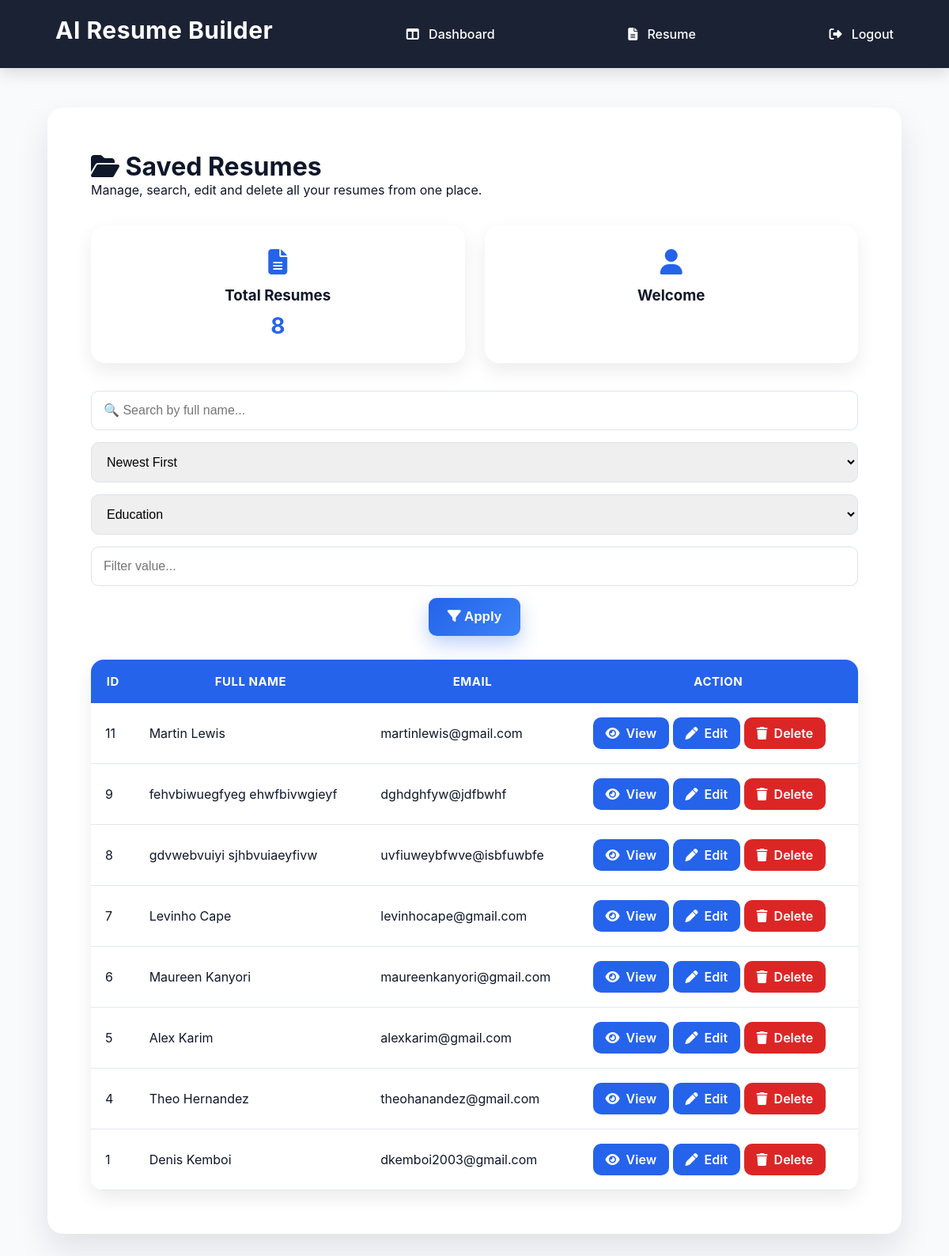
The page /dashboard (signed in) on the database as committed earlier.
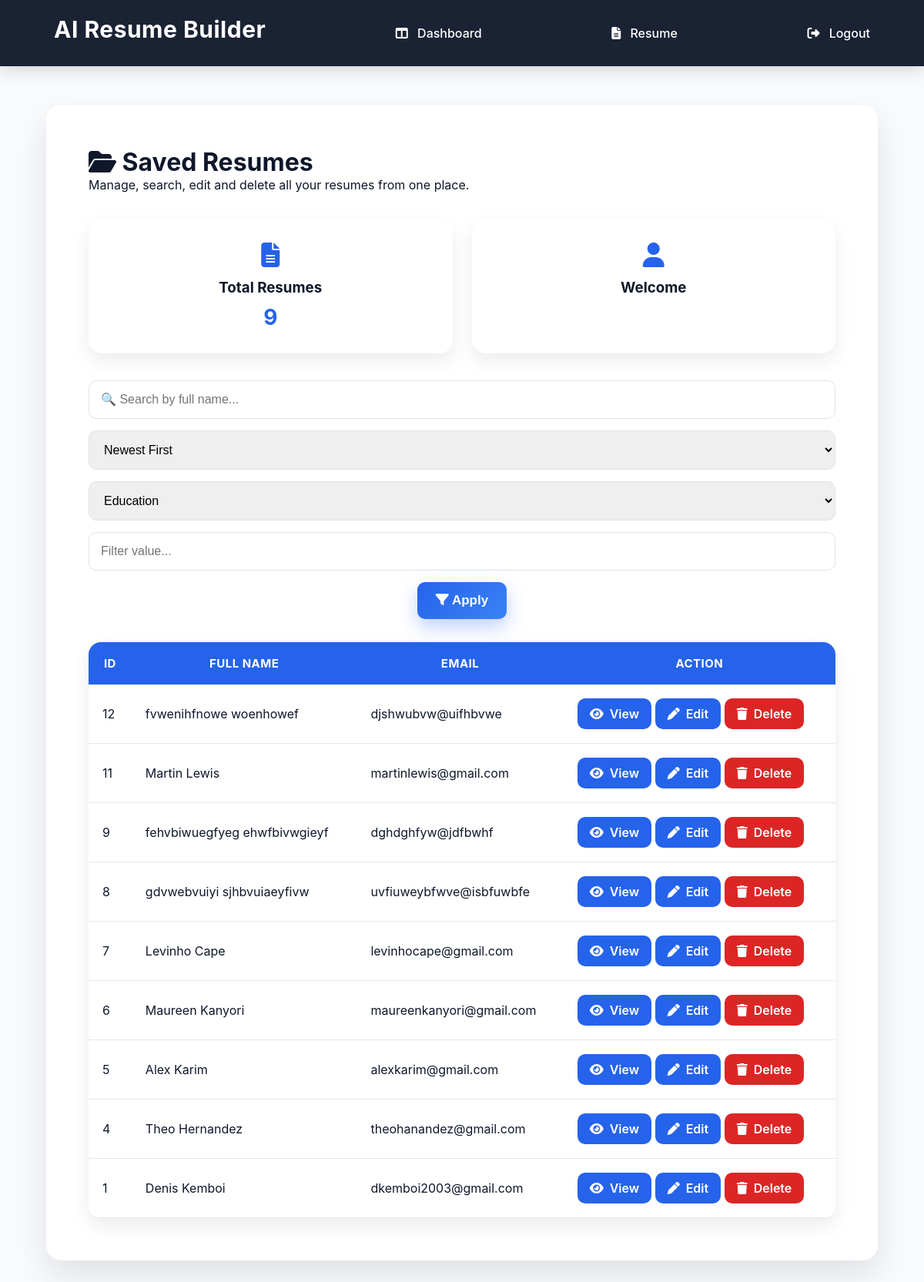
The same page on the database as committed later.
### tables this page shows
CREATE TABLE resumes(
            id INTEGER PRIMARY KEY AUTOINCREMENT,
            user_id INTEGER NOT NULL,
            full_name TEXT,
            email TEXT,
            phone TEXT,
            education TEXT,
            skills TEXT,
            experience TEXT,
            summary TEXT
        );

### app.py (the view)
@app.route("/dashboard")
def dashboard():
    if "user_id" not in session:
        return redirect(url_for("login"))
    user_id = session["user_id"]
    print(user_id)
    print(type(user_id))
    search_query = request.args.get("search", "")
    sort_by = request.args.get("sort", "newest")
    filter_type = request.args.get("filter_type", "")
    filter_value = request.args.get("filter_value", "")
    if search_query:
        resumes = search_resumes(user_id, search_query)
    elif filter_type and filter_value:
        resumes = filter_resumes(user_id, filter_type, filter_value)
    else:
        resumes = sort_resumes(user_id, sort_by)
    stats = get_dashboard_stats(user_id)
    return render_template(
        "dashboard.html",
        resumes=resumes,
        search_query=search_query,
        sort_by=sort_by,
        filter_type=filter_type,
        filter_value=filter_value,
        stats=stats
    )

### database/db.py (called while the page is built, shortened)
def sort_resumes(user_id, sort_by):
    conn = sqlite3.connect(DB_PATH)
    conn.row_factory = sqlite3.Row
    cursor = conn.cursor()
    if sort_by == "oldest":
        query = """
            SELECT id, full_name, email
            FROM resumes
            WHERE user_id = ?
            ORDER BY id ASC
        """
    else:
        query = """
            SELECT id, full_name, email
            FROM resumes
            WHERE user_id = ?
            ORDER BY id DESC
        """
    cursor.execute(query, (user_id,))
    resumes = cursor.fetchall()
    conn.close()
    return resumes

def get_dashboard_stats(user_id):
    conn = sqlite3.connect(DB_PATH)
    conn.row_factory = sqlite3.Row
    cursor = conn.cursor()
    cursor.execute("""
        SELECT COUNT(*)
        FROM resumes
        WHERE user_id = ?
    """, (user_id,))
    total_resumes = cursor.fetchone()[0]
    conn.close()
    return {
        "total_resumes": total_resumes
    }

### templates/dashboard.html (shortened to what this page needs)
{%extends  "base.html" %}
{% block content %}
<div class="resume-preview">
    <h1>
        <i class="fa-solid fa-folder-open"></i>
        Saved Resumes
    </h1>
    <p>
        Manage, search, edit and delete all your resumes from one place.
    </p>
    <div class="stats-container">
        <div class="stat-card">
            <i class="fa-solid fa-file-lines"></i>
            <h3>Total Resumes</h3>
            <p>{{ stats.total_resumes }}</p>
        </div>
        <div class="stat-card">
            <i class="fa-solid fa-user"></i>
            <h3>Welcome</h3>
        </div>
    </div>
    <form method="GET"
        action="{{ url_for('dashboard') }}"
        class="dashboard-toolbar">
        <input
            type="text"
            name="search"
            placeholder="🔍 Search by full name..."
            value="{{ search_query }}">
        <select name="sort">
            <option value="newest"
                {% if sort_by == "newest" %}selected{% endif %}>
                Newest First
            </option>
        </select>
        <select name="filter_type">
            <option value="education"
                {% if filter_type == "education" %}selected{% endif %}>
                Education
            </option>
        </select>
        <input
            type="text"
            name="filter_value"
            placeholder="Filter value..."
            value="{{ filter_value }}">
        <button type="submit">
            <i class="fa-solid fa-filter"></i>
            Apply
        </button>
    </form>
    <table class="dashboard-table">
        <thead>
            <tr>
                <th>ID</th>
                <th>Full Name</th>
                <th>Email</th>
                <th>Action</th>
            </tr>
        </thead>
        <tbody>
            {% for resume in resumes %}
            <tr>
                <td>{{ resume["id"] }}</td>
                <td>
                    {{ resume["full_name"] }}
                </td>
                <td>{{ resume["email"] }}</td>
                <td>
                    <a class="primary-btn"
                    href="{{ url_for('view_resume', resume_id=resume['id']) }}">
                        <i class="fa-solid fa-eye"></i> View
                    </a>
                    <a class="primary-btn"
                    href="{{ url_for('edit_resume', resume_id=resume['id']) }}">
                        <i class="fa-solid fa-pen"></i> Edit
                    </a>
                    <a class="danger-btn"
                    href="{{ url_for('delete_resume_route', resume_id=resume['id']) }}"
                    onclick="return confirm('Are you sure you want to delete this resume?');">
                        <i class="fa-solid fa-trash"></i> Delete
                    </a>
                </td>
            </tr>
            {% endfor %}
        </tbody>
    </table>
</div>
{% endblock %}

Rows that differ between the two databases and show on the page:
added resumes: id "12", full_name "fvwenihfnowe woenhowef", email "djshwubvw@uifhbvwe"
Other text that changed with them:
{{ stats.total_resumes }}: "8" → "9"
